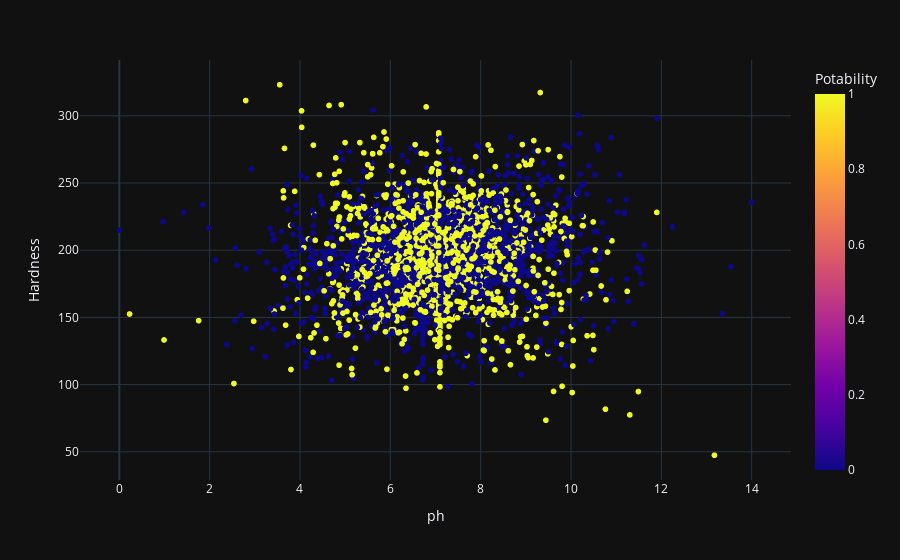

The notebook cell saved with this chart:
### Code cell
fig = px.scatter(df2,x ="ph",y="Hardness",color= "Potability",template="plotly_dark")
fig.show()
# sulfate and solids's similarity is a 0.076 and here is the distribution of those data

### Figure 1 — Plotly figure (JSON) as saved in the notebook; plotly's stock layout.template omitted (floating-point values rounded to 4 significant figures; data arrays with more than 128 entries replaced by an {"elided": "..."} marker saying what was removed)
{"data": [{"hovertemplate": "ph=%{x}<br>Hardness=%{y}<br>Potability=%{marker.color}<extra></extra>", "legendgroup": "", "marker": {"color": {"elided": "3276 int values"}, "coloraxis": "coloraxis", "symbol": "circle"}, "mode": "markers", "name": "", "showlegend": false, "type": "scattergl", "x": {"elided": "3276 float values"}, "xaxis": "x", "y": {"elided": "3276 float values"}, "yaxis": "y"}], "layout": {"coloraxis": {"colorbar": {"title": {"text": "Potability"}}, "colorscale": [[0, "#0d0887"], [0.1111, "#46039f"], [0.2222, "#7201a8"], [0.3333, "#9c179e"], [0.4444, "#bd3786"], [0.5556, "#d8576b"], [0.6667, "#ed7953"], [0.7778, "#fb9f3a"], [0.8889, "#fdca26"], [1, "#f0f921"]]}, "legend": {"tracegroupgap": 0}, "margin": {"t": 60}, "xaxis": {"anchor": "y", "domain": [0, 1], "title": {"text": "ph"}}, "yaxis": {"anchor": "x", "domain": [0, 1], "title": {"text": "Hardness"}}}}
